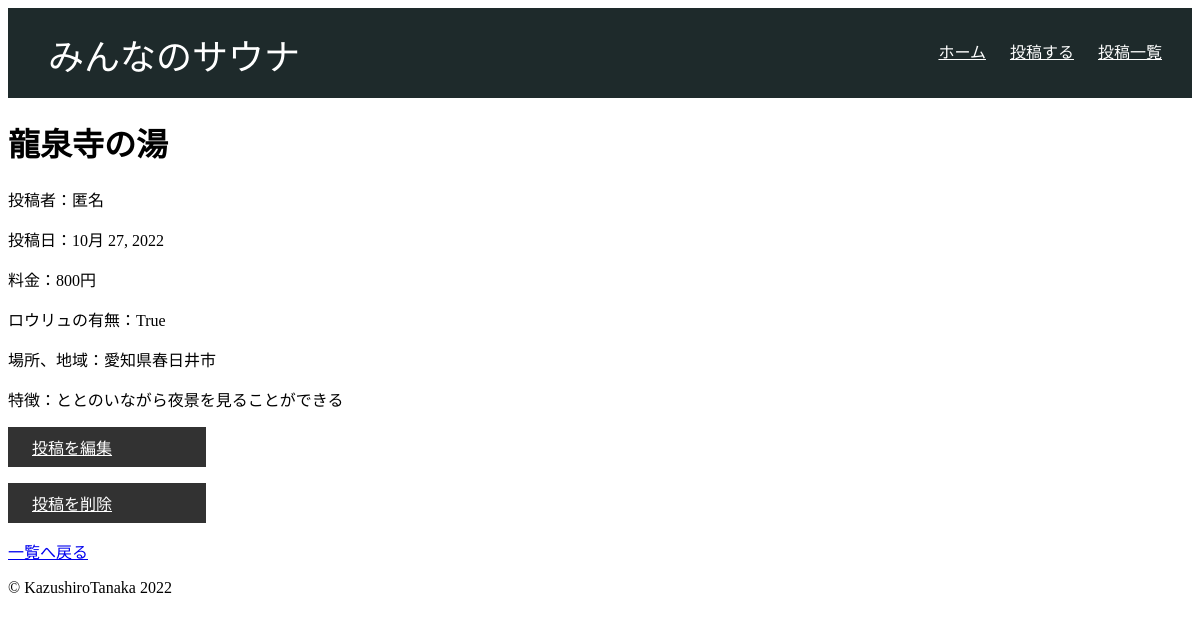
Screenshot of /detail/3/ with the database file from the repository.
### blog/models.py (models this page shows, shortened)
class SaunaImformation(models.Model):
    ROURYU_CHOICE = (
        (True,'あり'),
        (False,'なし'),
    )
    name = models.CharField( max_length=100)
    author = models.CharField( max_length=100, default = "")
    created = models.DateField(default = date.today)
    fee =  models.CharField(max_length=100,default = " ")
    rouryu = models.BooleanField(choices=ROURYU_CHOICE)
    place = models.CharField(max_length = 50)
    FreeText =  models.TextField()

### blog/views.py (the view)
# urls.py: path('detail/<int:pk>/',views.Sauna_Detail.as_view(),name='detail'),
class Sauna_Detail(DetailView):
    model = models.SaunaImformation
    context_object_name = "sauna"
    template_name = "blog/sauna_detail.html"

### blog/templates/blog/sauna_detail.html
{% extends "blog/base.html" %}
{% block main %}
<h1>{{sauna.name}}</h1>
<p>投稿者：{{sauna.author}}</p>
<p>投稿日：{{sauna.created}}</p>
<p>料金：{{sauna.fee}}</p>
<p>ロウリュの有無：{{sauna.rouryu}}</p>
<p>場所、地域：{{sauna.place}}</p>
<p>特徴：{{sauna.FreeText}}</p>
<p><a class='btn' href="{% url 'update' pk=sauna.pk%}">投稿を編集</a></p>
<p><a class='btn' href="{% url 'delete' pk=sauna.pk%}">投稿を削除</a></p>
<p><a  href="{% url 'list'%}">一覧へ戻る</a></p>
{% endblock %}

### blog/static/main.css (style rules this page uses)
.btn { padding:8px 24px 8px 24px; color:white; display:inline-block; opacity:0.8; background-color:black; width: 150px; }

### rows the page displays
SaunaImformation: name "龍泉寺の湯", author "匿名", created "10月 27, 2022", fee "800円", rouryu "True", place "愛知県春日井市", FreeText "ととのいながら夜景を見ることができる"
